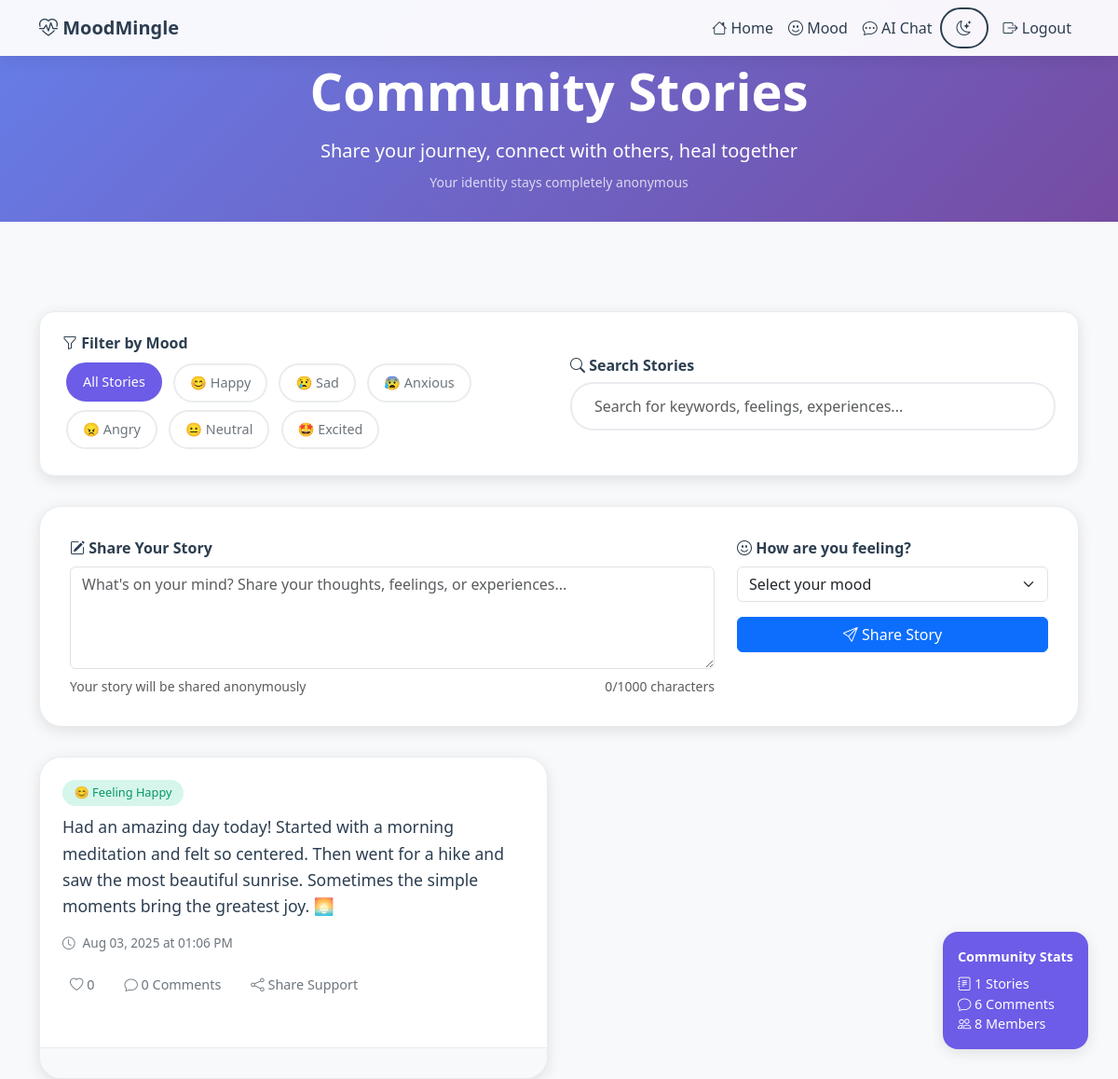
/blog/filter/happy (signed in), run on the app's committed database.
### models.py (models this page shows)
class BlogPost(db.Model):
    id = db.Column(db.Integer, primary_key=True)
    content = db.Column(db.Text, nullable=False)
    mood = db.Column(db.String(20), nullable=True)  # happy, sad, anxious, angry, neutral, excited
    likes = db.Column(db.Integer, default=0)
    timestamp = db.Column(db.DateTime, default=datetime.utcnow)
    user_id = db.Column(db.Integer, db.ForeignKey('user.id'))  # stored, but not shown
    comments = db.relationship('Comment', backref='blog', lazy=True)
    liked_by = db.relationship('User', secondary=blog_likes, backref='liked_posts')

### app.py (the view)
@app.route('/blog/filter/<mood>')
@login_required
def filter_blog_by_mood(mood):
    if mood == 'all':
        posts = BlogPost.query.order_by(BlogPost.timestamp.desc()).all()
    else:
        posts = BlogPost.query.filter_by(mood=mood).order_by(BlogPost.timestamp.desc()).all()
    total_comments = db.session.query(db.func.count(Comment.id)).scalar()
    total_users = db.session.query(db.func.count(User.id)).scalar()
    return render_template('blog.html',
                         posts=posts,
                         total_comments=total_comments,
                         total_users=total_users,
                         current_filter=mood)

### app.py (called while the page is built)
@login_manager.user_loader
def load_user(user_id):
    return User.query.get(int(user_id))

### templates/blog.html (shortened to what this page needs)
<!DOCTYPE html>
<html lang="en">
<head>
    <link href="https://cdn.jsdelivr.net/npm/bootstrap@5.3.0/dist/css/bootstrap.min.css" rel="stylesheet">
    <link href="https://cdn.jsdelivr.net/npm/bootstrap-icons@1.10.5/font/bootstrap-icons.css" rel="stylesheet">
</head>
<body data-theme="light">
<nav class="navbar navbar-expand-lg fixed-top">
    <div class="container">
        <a class="navbar-brand fw-bold" href="#">
            <i class="bi bi-heart-pulse"></i> MoodMingle
        </a>
        <div class="collapse navbar-collapse justify-content-end" id="navbarNav">
            <ul class="navbar-nav align-items-center">
                <li class="nav-item">
                    <a class="nav-link" href="{{ url_for('home') }}">
                        <i class="bi bi-house"></i> Home
                    </a>
                </li>
                <li class="nav-item">
                    <a class="nav-link" href="{{ url_for('mood') }}">
                        <i class="bi bi-emoji-smile"></i> Mood
                    </a>
                </li>
                <li class="nav-item">
                    <a class="nav-link" href="{{ url_for('ai_chat') }}">
                        <i class="bi bi-chat-dots"></i> AI Chat
                    </a>
                </li>
                <li class="nav-item">
                    <button class="theme-toggle" onclick="toggleTheme()">
                        <i class="bi bi-moon-stars" id="theme-icon"></i>
                    </button>
                </li>
                <li class="nav-item ms-2">
                    <a class="nav-link" href="{{ url_for('logout') }}">
                        <i class="bi bi-box-arrow-right"></i> Logout
                    </a>
                </li>
            </ul>
        </div>
    </div>
</nav>
<div class="hero-section">
    <div class="hero-content">
        <h1 class="display-4 fw-bold mb-3">Community Stories</h1>
        <p class="lead mb-0">Share your journey, connect with others, heal together</p>
        <small class="d-block mt-2 opacity-75">Your identity stays completely anonymous</small>
    </div>
</div>
<div class="container mt-5 pt-5">
    <div class="filters-section">
        <div class="row align-items-center">
            <div class="col-md-6">
                <h6 class="mb-2 fw-bold">
                    <i class="bi bi-funnel"></i> Filter by Mood
                </h6>
                <div class="mood-filters">
                    <button class="mood-filter-btn active" data-mood="all">All Stories</button>
                    <button class="mood-filter-btn" data-mood="happy">😊 Happy</button>
                    <button class="mood-filter-btn" data-mood="sad">😢 Sad</button>
                    <button class="mood-filter-btn" data-mood="anxious">😰 Anxious</button>
                    <button class="mood-filter-btn" data-mood="angry">😠 Angry</button>
                    <button class="mood-filter-btn" data-mood="neutral">😐 Neutral</button>
                    <button class="mood-filter-btn" data-mood="excited">🤩 Excited</button>
                </div>
            </div>
            <div class="col-md-6">
                <h6 class="mb-2 fw-bold">
                    <i class="bi bi-search"></i> Search Stories
                </h6>
                <input type="text" class="form-control search-box" id="searchInput"
                       placeholder="Search for keywords, feelings, experiences...">
            </div>
        </div>
    </div>
    <div class="post-form">
        <form method="POST" id="postForm">
            <div class="row">
                <div class="col-md-8">
                    <label class="form-label fw-bold">
                        <i class="bi bi-pencil-square"></i> Share Your Story
                    </label>
                    <textarea name="content" id="postContent" rows="4" class="form-control"
                              placeholder="What's on your mind? Share your thoughts, feelings, or experiences..."
                              required maxlength="1000"></textarea>
                    <div class="d-flex justify-content-between mt-2">
                        <small class="text-muted">Your story will be shared anonymously</small>
                        <small class="text-muted">
                            <span id="charCount">0</span>/1000 characters
                        </small>
                    </div>
                </div>
                <div class="col-md-4">
                    <label class="form-label fw-bold">
                        <i class="bi bi-emoji-smile"></i> How are you feeling?
                    </label>
                    <select name="mood" class="form-select mb-3" required>
                        <option value="">Select your mood</option>
                    </select>
                    <button type="submit" class="btn btn-primary w-100" id="submitBtn">
                        <i class="bi bi-send"></i> Share Story
                    </button>
                </div>
            </div>
        </form>
    </div>
    <div class="row g-4" id="postsContainer">
        {% for post in posts %}
        <div class="col-lg-6 post-item" data-mood="{{ post.mood if post.mood else 'neutral' }}">
            <div class="card h-100">
                <div class="card-body">
                    {% if post.mood %}
                    <span class="mood-badge mood-{{ post.mood }}">
                        {% if post.mood == 'happy' %}😊 Feeling Happy
                        {% elif post.mood == 'sad' %}😢 Feeling Sad
                        {% elif post.mood == 'anxious' %}😰 Feeling Anxious
                        {% elif post.mood == 'angry' %}😠 Feeling Angry
                        {% elif post.mood == 'excited' %}🤩 Feeling Excited
                        {% else %}😐 Feeling Neutral{% endif %}
                    </span>
                    {% endif %}
                    <div class="post-content">{{ post.content }}</div>
                    <div class="timestamp">
                        <i class="bi bi-clock"></i>
                        {{ post.timestamp.strftime('%b %d, %Y at %I:%M %p') }}
                    </div>
                    <div class="post-actions">
                        <button class="action-btn like-btn" data-post-id="{{ post.id }}">
                            <i class="bi bi-heart"></i>
                            <span class="like-count">{{ post.likes if post.likes else 0 }}</span>
                        </button>
                        <button class="action-btn" data-bs-toggle="collapse" data-bs-target="#comments-{{ post.id }}">
                            <i class="bi bi-chat"></i>
                            {{ post.comments|length }} Comments
                        </button>
                        <button class="action-btn share-btn" data-post-id="{{ post.id }}">
                            <i class="bi bi-share"></i> Share Support
                        </button>
                    </div>
                </div>
                <div class="card-footer">
                </div>
            </div>
        </div>
        {% endfor %}
    </div>
</div>
<div class="floating-stats">
    <div class="fw-bold mb-2">Community Stats</div>
    <div><i class="bi bi-journal-text"></i> {{ posts|length }} Stories</div>
    <div><i class="bi bi-chat"></i> {{ total_comments if total_comments else 0 }} Comments</div>
    <div><i class="bi bi-people"></i> {{ total_users if total_users else 'Many' }} Members</div>
</div>
</body>
</html>

### templates/blog.html (style rules this page uses)
:root { --bg-primary: linear-gradient(135deg, #667eea 0%, #764ba2 100%); --bg-secondary: #f8f9fa; --card-bg: #ffffff; --text-primary: #2c3e50; --text-secondary: #6c757d; --border-color: #e9ecef; --shadow: 0 4px 15px rgba(0, 0, 0, 0.1); --accent-color: #6c5ce7; }
body { background: var(--bg-secondary); font-family: "Segoe UI", Tahoma, Geneva, Verdana, sans-serif; color: var(--text-primary); transition: all 0.3s ease; min-height: 100vh; }
.hero-section { background: var(--bg-primary); padding: 4rem 0 2rem; text-align: center; color: white; position: relative; overflow: hidden; }
.hero-section::before { content: ''; position: absolute; top: 0; left: 0; right: 0; bottom: 0; opacity: 0.3; }
.hero-content { position: relative; z-index: 1; }
.navbar { background: rgba(255, 255, 255, 0.95); backdrop-filter: blur(10px); box-shadow: 0 2px 20px rgba(0, 0, 0, 0.1); border: none; }
.navbar .nav-link, .navbar-brand { color: var(--text-primary) !important; font-weight: 500; transition: all 0.3s ease; }
.theme-toggle { background: none; border: 2px solid var(--text-primary); color: var(--text-primary); border-radius: 50px; padding: 0.5rem 1rem; transition: all 0.3s ease; }
.post-form { background: var(--card-bg); padding: 2rem; border-radius: 1.5rem; box-shadow: var(--shadow); border: 1px solid var(--border-color); margin-bottom: 2rem; transition: all 0.3s ease; }
.filters-section { background: var(--card-bg); padding: 1.5rem; border-radius: 1rem; margin-bottom: 2rem; box-shadow: var(--shadow); border: 1px solid var(--border-color); }
.mood-filter-btn { border: 2px solid var(--border-color); background: transparent; color: var(--text-secondary); border-radius: 25px; padding: 0.5rem 1rem; margin: 0.25rem; transition: all 0.3s ease; font-size: 0.9rem; }
.mood-filter-btn:hover, .mood-filter-btn.active { background: var(--accent-color); border-color: var(--accent-color); color: white; transform: translateY(-1px); }
.card { border: 1px solid var(--border-color); border-radius: 1.5rem; transition: all 0.3s ease; box-shadow: var(--shadow); background: var(--card-bg); overflow: hidden; margin-bottom: 1.5rem; }
.card-body { padding: 1.5rem; color: var(--text-primary); }
.card-footer { background: var(--bg-secondary); border-top: 1px solid var(--border-color); padding: 1rem 1.5rem; }
.mood-badge { display: inline-block; padding: 0.3rem 0.8rem; border-radius: 20px; font-size: 0.8rem; font-weight: 500; margin-bottom: 0.5rem; }
.mood-happy { background: rgba(52, 211, 153, 0.2); color: #059669; }
.post-content { font-size: 1.1rem; line-height: 1.6; margin-bottom: 1rem; }
.post-actions { display: flex; gap: 1rem; align-items: center; margin-top: 1rem; }
.action-btn { background: none; border: none; color: var(--text-secondary); font-size: 0.9rem; padding: 0.5rem; border-radius: 8px; transition: all 0.3s ease; cursor: pointer; }
.timestamp { font-size: 0.85rem; color: var(--text-secondary); display: flex; align-items: center; gap: 0.5rem; }
.search-box { border-radius: 25px; border: 2px solid var(--border-color); padding: 0.75rem 1.5rem; background: var(--card-bg); color: var(--text-primary); }
.floating-stats { position: fixed; bottom: 2rem; right: 2rem; background: var(--accent-color); color: white; padding: 1rem; border-radius: 1rem; box-shadow: var(--shadow); font-size: 0.9rem; z-index: 1000; }

### data on the page
BlogPost: mood "😊 Feeling Happy", content "Had an amazing day today! Started with a morning meditation and felt so centered. Then went for a hike and saw the most beautiful sunrise. Sometimes the simple moments bring the greatest joy. 🌅", timestamp "Aug 03, 2025 at 01:06 PM", likes "0", comments|length "0"

### other printed values
{{ posts|length }} "1"
{{ total_comments if total_comments else 0 }} "6"
{{ total_users if total_users else 'Many' }} "8"
